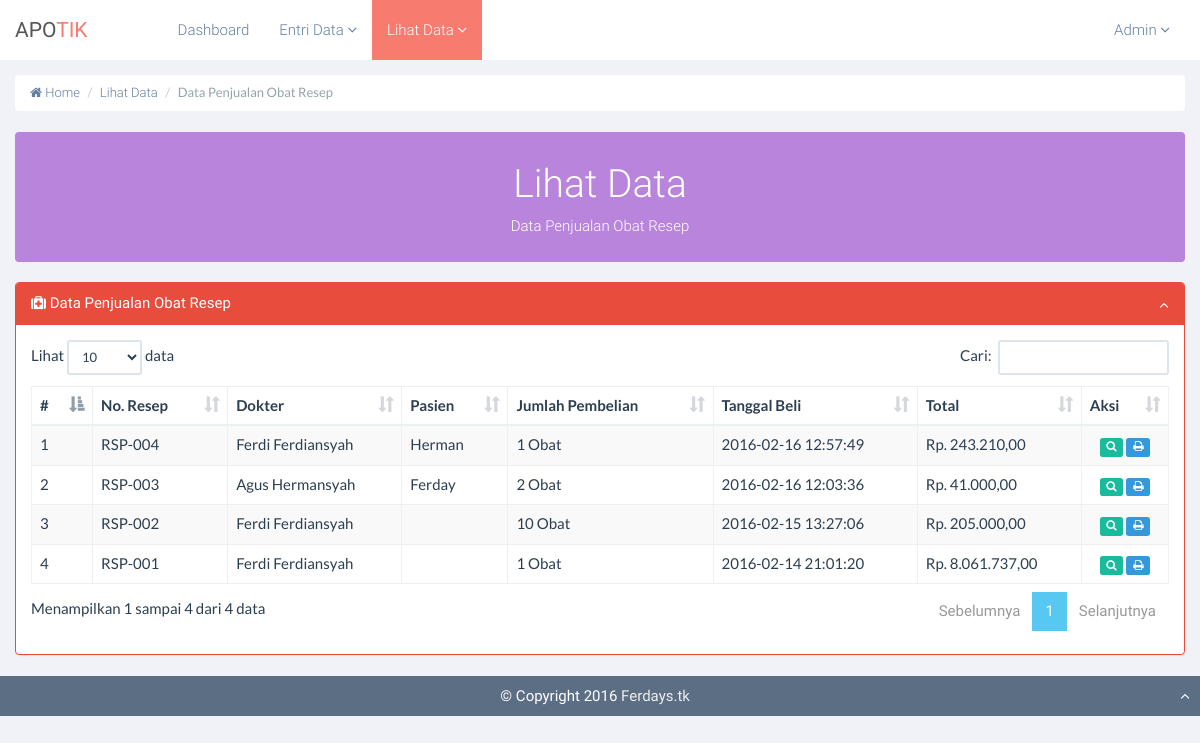
Screenshot of /lihat-data/penjualan-obat-resep.php (signed in) with the database file from the repository.
### tables this page shows
CREATE TABLE `users` (
  `id_user` int(11) NOT NULL AUTO_INCREMENT,
  `username` varchar(50) NOT NULL,
  `password` longtext NOT NULL,
  `role` varchar(20) NOT NULL,
  `nama` varchar(60) NOT NULL,
  `email` varchar(50) NOT NULL,
  `status` varchar(20) NOT NULL,
  PRIMARY KEY (`id_user`)
);

CREATE TABLE `penjualan_resep` (
  `id_penjualan_r` int(11) NOT NULL AUTO_INCREMENT,
  `no_resep` varchar(255) DEFAULT NULL,
  `id_dokter` varchar(255) DEFAULT NULL,
  `tanggal` datetime DEFAULT NULL,
  `total` int(50) DEFAULT NULL,
  `bayar` int(50) DEFAULT NULL,
  `kembalian` int(50) DEFAULT NULL,
  `namapasien` varchar(255) DEFAULT NULL,
  PRIMARY KEY (`id_penjualan_r`)
);

CREATE TABLE `dokter` (
  `id_dokter` varchar(500) NOT NULL,
  `nama` varchar(255) DEFAULT NULL,
  `alamat` varchar(255) DEFAULT NULL,
  `no_telepon` varchar(13) DEFAULT NULL,
  PRIMARY KEY (`id_dokter`)
);

### lihat-data/penjualan-obat-resep.php (the view, shortened to what this page needs)
<?php
$id_user = $_SESSION['id_user'];
$get = mysql_query("SELECT * FROM users WHERE id_user=$id_user");
$get2 = mysql_fetch_array($get);
$jabatan = $get2['role'];
?>
<!DOCTYPE html>
<html lang="en">
<head>
    <link href="../css/bootstrap.css" rel="stylesheet">
    <link rel="stylesheet" type="text/css" href="../css/style.css">
    <link rel="stylesheet" type="text/css" href="../css/font.css">
    <link rel="stylesheet" type="text/css" href="../fonts/font-awesome/css/font-awesome.min.css">
    <link rel="stylesheet" type="text/css" href="../css/dataTables.bootstrap.min.css">
</head>
<body>
    <nav class="navbar navbar-default navbar-atas navbar-fixed-top" role="navigation">
        <div class="navbar-header">
            <a class="navbar-brand" href="#">APO<span style='color:#F77B6F;'>TIK</span></a>
        </div>
        <div class="collapse navbar-collapse navbar-ex1-collapse">
            <ul class="nav navbar-nav">
                <li class="disabled"><a href="#"></a></li>
                <li class="disabled"><a href="#"></a></li>
                <li><a href="../">Dashboard</a></li>
                <?php if ($jabatan!="pimpinan") {
                ?>
                <li class="dropdown">
                    <a href="#" class="dropdown-toggle" data-toggle="dropdown">Entri Data <b class="fa fa-angle-down"></b></a>
                </li>
                <?php } ?>
                <?php if ($jabatan!="pimpinan") {
                ?>
                <li class="dropdown active">
                    <a href="#" class="dropdown-toggle" data-toggle="dropdown">Lihat Data <b class="fa fa-angle-down"></b></a>
                </li>
                <?php } if ($jabatan=="kasir" || $jabatan=="pimpinan" || $jabatan=="gudang") {
                ?>
                <li class="dropdown">
                    <a href="#" class="dropdown-toggle" data-toggle="dropdown">Laporan <b class="fa fa-angle-down"></b></a>
                    <ul class="dropdown-menu">
                        <?php if($jabatan=="gudang") { ?>
                        <li><a href="javascript:void(0);"
                               onclick="window.open('../print/print-data-obat.php','Print Preview','size=800,height=800,scrollbars=yes,resizeable=no')"><i class='fa fa-print'></i> Stok Obat</a></li>
                        <li><a href="#" data-toggle="modal" data-target="#myModal"><i class='fa fa-clock-o'></i> Pembelian Obat Bulanan</a></li>
                        <li><a href="../print/print-rekap-pembelian-obat.php" target="_blank"><i class='fa fa-print'></i> Rekap Pembelian Obat</a></li>
                        <?php } else if ($jabatan=="kasir") {
                        ?>
                        <li><a href="javascript:void(0);"
                               onclick="window.open('../print/print-data-obat.php','Print Preview','size=800,height=800,scrollbars=yes,resizeable=no')"><i class='fa fa-print'></i> Stok Obat</a></li>
                        <li><a href="#" data-toggle="modal" data-target="#myModal2"><i class='fa fa-clock-o'></i> Penjualan Obat Bulanan</a></li>
                        <li><a href="../print/print-rekap-penjualan-obat.php" target="_blank"><i class='fa fa-print'></i> Rekap Penjualan Obat</a></li>
                        <?php } else {?>
                        <li><a href="#"><i class='fa fa-print'></i> Stok Obat</a></li>
                        <li><a href="#"><i class='fa fa-clock-o'></i> Penjualan Obat Bulanan</a></li>
                        <li><a href="#"><i class='fa fa-print'></i> Rekap Penjualan Obat</a></li>
                        <li><a href="#"><i class='fa fa-clock-o'></i> Pembelian Obat Bulanan</a></li>
                        <li><a href="#"><i class='fa fa-print'></i> Rekap Pembelian Obat</a></li>
                        <?php } ?>
                        </ul>
                </li>
                <?php } ?>
            </ul>
            <ul class="nav navbar-nav navbar-right">
                <li class="dropdown">
                    <a href="#" class="dropdown-toggle" data-toggle="dropdown" style='text-transform:capitalize;'><?php echo $get2['nama']; ?> <b class="fa fa-angle-down"></b></a>
                </li>
                <li><a href="#"></a></li>
            </ul>
        </div>
    </nav>
    <div class="container-fluid" id="atas">
        <div class="row">
            <div class="col-lg-12">
                <ul class="breadcrumb">
                    <li><a href="#"><i class="fa fa-home"></i>  Home</a></li>
                    <li><a href="../#manajemenuser">Lihat Data</a></li>
                    <li class="active">Data Penjualan Obat Resep</li>
                </ul>
            </div>
        </div>
        <div class="row">
            <div class="col-md-12">
                <div class="panel-statistik-big" style="height:130px;background:#B984DC;padding:10px;text-align:center;">
                    <h1 style='color:#FFF;font-weight:300;'>Lihat Data</h1>
                    <p style='color:#FFF;font-weight:300;'>Data Penjualan Obat Resep</p>
                </div>
            </div>
        </div>
        <div class="row">
            <div class="col-md-12 fade-in">
                <div class="panel panel-danger">
                    <div class="panel-heading">
                        <p style='margin:0;'><i class='fa fa-medkit'></i> Data Penjualan Obat Resep</p>
                        <span class="tools pull-right">
                        <span class="pull-right clickable"><i class="fa fa-angle-up"></i></span>
                    </span>
                    </div>
                    <div class="panel-body profile-activity">
                    <table id="example" class="table table-striped table-bordered" cellspacing="0" width="100%">
                        <thead>
                            <tr>
                                <th>#</th>
                                <th>No. Resep</th>
                                <th>Dokter</th>
                                <th>Pasien</th>
                                <th>Jumlah Pembelian</th>
                                <th>Tanggal Beli</th>
                                <th>Total</th>
                                <th>Aksi</th>
                            </tr>
                        </thead>
                        <tbody>
                            <?php
                            $datapenjualan = mysql_query("SELECT * FROM penjualan_resep ORDER BY id_penjualan_r DESC");
                            $no=1;
                            while ($data=mysql_fetch_array($datapenjualan)) {
                            ?>
                            <tr>
                                <td><?php echo $no++; ?></td>
                                <td><?php echo $data['no_resep']; ?></td>
                                <td>
                                    <?php
                                    $iddokter = $data['id_dokter'];
                                    $getdokter = mysql_fetch_array(mysql_query("SELECT * FROM dokter WHERE id_dokter='$iddokter'"));
                                    echo $getdokter['nama'];
                                    ?>
                                </td>
                                <td>
                                    <?php echo $data['namapasien']; ?>
                                </td>
                                <td>
                                    <?php
                                    $nofaktur = $data['no_resep'];
                                    $getjumlah = mysql_query("SELECT SUM(jumlah) FROM faktur_penjualan_resep WHERE no_resep='$nofaktur'");
                                    $jumlah = mysql_fetch_array($getjumlah);
                                    echo $jumlah['SUM(jumlah)'];
                                    ?> Obat
                                </td>
                                <td><?php echo $data['tanggal']; ?></td>
                                <td>Rp. <?php $total2 = number_format($data['total'],2,",","."); echo $total2; ?></td>
                                <td class='text-center'>
                                    <a href="detail-penjualan-obat-resep.php?nofaktur=<?php echo $nofaktur; ?>"><span class="label label-success"><i class='fa fa-search' data-toggle="tooltip" data-placement="top" data-original-title="Detail"></i></span></a>
                                    <a  href="javascript:void(0);"
                                        onclick="window.open('../print/struk.php?no_faktur=<?php echo $nofaktur; ?>','Print Preview','size=800,height=800,scrollbars=yes,resizeable=no')"><span class="label label-info"><i class='fa fa-print' data-toggle="tooltip" data-placement="top" data-original-title="Print"></i></span></a>
                                </td>
                            </tr>
                            <?php } ?>
                        </tbody>
                    </table>
                    </div>
                </div>
            </div>
        </div>
    </div>
    <footer>
        <p class="text-center">&copy; Copyright 2016 <a href="http://ferdays.tk/" style="color:#EEE;" target="_blank">Ferdays.tk</a> <a href="#atas" style='float:right;color:#FFF;'><i class="fa fa-angle-up"></i></a></p>
    </footer>
</body>
</html>

### css/style.css (style rules this page uses)
body { background: #F1F2F7; padding-top: 75px; }
h1, h2, h3, h4, h5, h6, p, a, i { font-family: "Roboto", sans-serif; }
.fade-in { opacity:0; -webkit-animation:fadeIn ease-in 1; -moz-animation:fadeIn ease-in 1; animation:fadeIn ease-in 1; -webkit-animation-fill-mode:forwards; -moz-animation-fill-mode:forwards; animation-fill-mode:forwards; -webkit-animation-duration:1s; -moz-animation-duration:1s; animation-duration:1s; }
.fade-in { -webkit-animation-delay: 0.2s; -moz-animation-delay: 0.2s; animation-delay: 0.2s; }
.navbar { border-radius: 0; }
.navbar-atas { background: #FFF; }
.navbar-default .navbar-header > a { font-weight: 400; color: #000; font-size: 21px; }
.navbar-default .navbar-nav > li > a { font-weight: 300; color: #667FA0; transition:0.5s; }
.breadcrumb { background: #FFF; font-size: 13px; }
.breadcrumb > li > a { font-family: "Roboto", sans-serif; font-weight: 300; color: #667FA0; }
.panel-statistik-big { width: 100%; height: 400px; background: #FFF; border-radius: 4px; margin-bottom: 20px; }
.panel-heading { border-bottom: 1px solid #EAEAEA; }
.panel-heading span { margin-top: -10px; font-size: 15px; }
.clickable { cursor: pointer; }
footer { width: 100%; height: 40px; background: #5B6E84; padding: 10px; color: #FFF; bottom: 0; left: 0; }

### rows the page displays
users: nama "Admin"
penjualan_resep: no_resep "RSP-004", id_dokter.nama "Ferdi Ferdiansyah", namapasien "Herman", SUM "1", tanggal "2016-02-16 12:57:49", total "243.210,00"
penjualan_resep: no_resep "RSP-003", id_dokter.nama "Agus Hermansyah", namapasien "Ferday", SUM "2", tanggal "2016-02-16 12:03:36", total "41.000,00"
penjualan_resep: no_resep "RSP-002", id_dokter.nama "Ferdi Ferdiansyah", SUM "10", tanggal "2016-02-15 13:27:06", total "205.000,00"
penjualan_resep: no_resep "RSP-001", id_dokter.nama "Ferdi Ferdiansyah", SUM "1", tanggal "2016-02-14 21:01:20", total "8.061.737,00"
